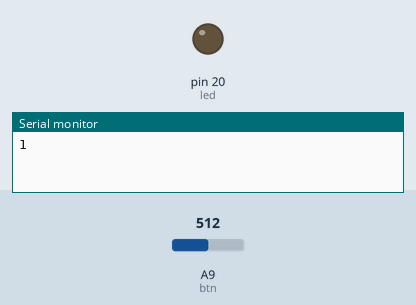
A sketch run on a simulated Arduino Mega 2560, built with avr-gcc and run on an emulated ATmega2560. Parts: output pins drawn as LEDs (lit = HIGH), the last lines printed to the serial monitor. The inputs (shaded band) are chosen by the test bench; at power-on: A9 (btn) = 512.

Above: at 1.2 s.
1.3 s: A9 (btn) set to 213
2.8 s: A9 (btn) set to 182
At 3.8 s:
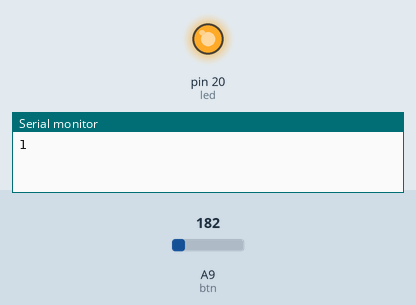
4.3 s: A9 (btn) set to 210
At 5.1 s:
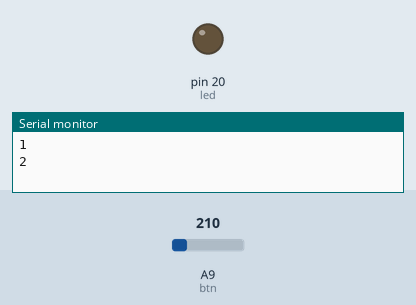
5.8 s: A9 (btn) set to 190
At 6.3 s:
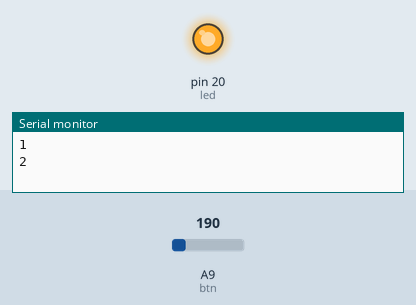
Timing chart, 0 to 8.3 s (numbered marks = the images above; inputs shaded):
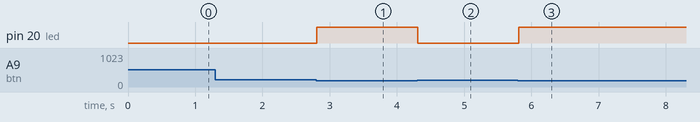

Measured:
- the behaviour switches between 200 and 199 on A9 (btn) (found by bisection; images 0 and 1)
- after the input at 1.3 s, every drawn part: stays the same
- after the input at 2.8 s, pin 20 (led): LOW → HIGH at once
- after the input at 4.3 s, pin 20 (led): HIGH → LOW at once
- after the input at 5.8 s, pin 20 (led): LOW → HIGH at once

The sketch:

InterrupcionFoto.ino
```cpp
int led=20;
int btn=A9;
int cont=0;
int btns=0;
int band=0;
void setup(){
  Serial.begin(9600);
  pinMode(led,OUTPUT);
  pinMode(btn, INPUT);

  cli();
  DDRD = (1 << DDD1);
  PORTD |= (1 << PORTD1);
  EICRA |= (1 << ISC11);
  EIMSK |= (1 << INT1);
  sei();
}


void loop(){
  btns=analogRead(btn);

  if(btns < 200 ){
      digitalWrite(led,HIGH);
  }
  else{
      digitalWrite(led,LOW);
  }
  delay(50);
}
ISR(INT1_vect){
  cont++;

  Serial.println(cont);
}
```
